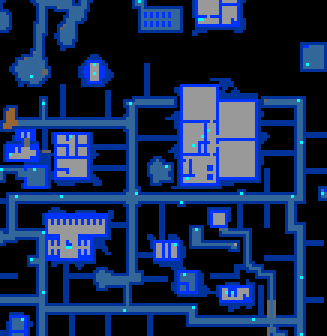
#> input picture waypoint-navigator/debug_bestmatch_crop.png, 109 x 112 px (shown 3 times larger)
$ python extract_anchors.py ../debug_bestmatch_crop.png
#> lines starting #> are read from the running program, lines starting #| are printed output that depends on the picture
"""Extract anchor templates from a game screenshot.

Coordinates determined from pixel analysis of 1920x1009 frames
(OBS Window Projection of Tibia Classic, standard layout).

Reference ROIs (calibrated at 1920x1080):
  hp_bar:      [12, 28, 769, 12]    (hpmp_config.json)
  mp_bar:      [788, 28, 768, 12]   (hpmp_config.json)
  minimap:     [1753, 30, 107, 109] (minimap_config.json)
  battle_list: [1569, 444, 162, 229](combat_config.json)

Usage:
    python tools/extract_anchors.py [screenshot_path]
"""

from __future__ import annotations

import json
import sys
from pathlib import Path

import cv2
import numpy as np

ROOT = Path(__file__).resolve().parent.parent          # waypoint-navigator/
PROJ = ROOT.parent                                     # frbit/
TEMPLATES_DIR = ROOT / "cache" / "templates"
ANCHORS_DIR = TEMPLATES_DIR / "anchors"

# Reference resolution the ROI configs were calibrated at
REF_W, REF_H = 1920, 1080

# Reference ROIs from config files
_REF_ROIS = {
    "hp_bar":      [12, 28, 769, 12],
    "mp_bar":      [788, 28, 768, 12],
    "minimap":     [1753, 30, 107, 109],
    "battle_list": [1569, 444, 162, 229],
}


def _scale(roi: list[int], sx: float, sy: float) -> tuple[int, int, int, int]:
    x, y, w, h = roi
    return int(x * sx), int(y * sy), int(w * sx), int(h * sy)


def _crop(img: np.ndarray, x: int, y: int, w: int, h: int) -> np.ndarray:
    H, W = img.shape[:2]
    return img[max(0, y):min(H, y + h), max(0, x):min(W, x + w)].copy()


def _find_dark_line_groups(
    gray: np.ndarray, panel_x: int = 1560, panel_w: int = 160, threshold: int = 20,
) -> list[tuple[int, int]]:
    """Find groups of dark horizontal lines in the right panel (section separators)."""
    H = gray.shape[0]
    strip = gray[:, panel_x:panel_x + panel_w]
    avg = strip.mean(axis=1)

    dark: list[int] = [y for y in range(H) if avg[y] < threshold]
    if not dark:
        return []

    groups: list[tuple[int, int]] = []
    start = prev = dark[0]
    for dl in dark[1:]:
        if dl - prev > 3:
            groups.append((start, prev))
            start = dl
        prev = dl
    groups.append((start, prev))
    return groups


def extract(src_path: str | Path) -> None:
    """Extract anchor templates from screenshot."""
#> called with src_path = '../debug_bestmatch_crop.png'
    src = Path(src_path)
    if not src.exists():
        print(f"ERROR: {src} not found"); sys.exit(1)

    img = cv2.imread(str(src))
#> img is the input picture: shape (112, 109, 3); mean B, G, R 81.8, 41, 19.8
    if img is None:
        print(f"ERROR: cannot read {src}"); sys.exit(1)

    H, W = img.shape[:2]
#> H = 112; W = 109
    sx, sy = W / REF_W, H / REF_H
#> sx = 0.0568; sy = 0.104
    print(f"Source: {src.name} ({W}x{H}), scale=({sx:.4f}, {sy:.4f})")
#| Source: debug_bestmatch_crop.png (109x112), scale=(0.0568, 0.1037)

    gray = cv2.cvtColor(img, cv2.COLOR_BGR2GRAY)
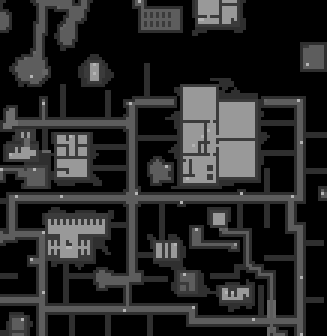
#> gray: shape (112, 109) (shown 3 times larger); min 0, max 179, mean 39.3

    # Scale reference ROIs to actual frame size
    rois = {name: _scale(roi, sx, sy) for name, roi in _REF_ROIS.items()}
    for name, (x, y, w, h) in rois.items():
        print(f"  {name}: x={x} y={y} w={w} h={h}")

    # Find section headers in right panel
    dark_groups = _find_dark_line_groups(gray)
#> in _find_dark_line_groups, `strip = gray[:, panel_x:panel_x + panel_w]`: strip = empty array
#> in _find_dark_line_groups, `dark: list[int] = [y for y in range(H) if avg[y] < threshold]`: dark = []
#> dark_groups = []
    print(f"\nDark-line groups (section borders): {len(dark_groups)}")
#| Dark-line groups (section borders): 0
    for i, (ys, ye) in enumerate(dark_groups):
        print(f"  [{i}] y={ys}-{ye}")
#> this loop made 0 passes

    # Identify battle list and inventory headers
    mm_x, mm_y, mm_w, mm_h = rois["minimap"]
#> mm_x = 99; mm_y = 3; mm_w = 6; mm_h = 11
    mm_bottom = mm_y + mm_h
#> mm_bottom = 14

    # First section header after minimap → battle list header
    bl_header_y = None
    for ys, _ye in dark_groups:
        if ys > mm_bottom - 20:
            bl_header_y = ys
            break

    # Second major section header (>150px below first) → inventory
    inv_header_y = None
    if bl_header_y is not None:
        for ys, _ye in dark_groups:
            if ys > bl_header_y + 150:
                inv_header_y = ys
                break

    # Chat area: scan bottom third for brightness transition
    bottom_strip = gray[H * 2 // 3:, :W // 3].mean(axis=1)
#> bottom_strip = 38 values, max 122.6 at index 3, min 12.78 at index 23, mean 46.51
    chat_y = H * 2 // 3
#> chat_y = 74
    for i in range(len(bottom_strip) - 5):
        # Look for text area start (brightness spike from messages)
        if bottom_strip[i] > 85:
            chat_y = H * 2 // 3 + i - 10
            break
#> this loop made 2 passes
#> chat_y on pass 2: 65

    print(f"\nDetected positions:")
    print(f"  Battle list header: y={bl_header_y}")
    print(f"  Inventory header:   y={inv_header_y}")
    print(f"  Chat area:          y={chat_y}")
#|   Chat area:          y=65

    # === Extract anchors ===
    ANCHORS_DIR.mkdir(parents=True, exist_ok=True)
    meta: dict[str, dict] = {}

    # 1. hp_bar_corner — left border of HP bar area
    hp_x, hp_y, hp_w, hp_h = rois["hp_bar"]
#> hp_x = 0; hp_y = 2; hp_w = 43; hp_h = 1
    ax, ay = max(0, hp_x - 12), max(0, hp_y - 12)
#> ax = 0
    patch = _crop(img, ax, ay, 30, 28)
#> in _crop, `return img[max(0, y):min(H, y + h), max(0, x):min(W, x + w)].copy()`:
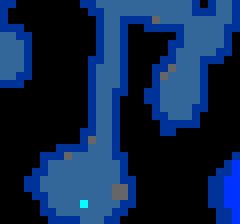
#> returned value: shape (28, 30, 3) (shown 8 times larger); mean of channels 0, 1, 2 73.9, 37.8, 13.8; drawn as B, G, R
    cv2.imwrite(str(ANCHORS_DIR / "hp_bar_corner.png"), patch)
    meta["hp_bar_corner"] = {
        "offset": [hp_x - ax, hp_y - ay],
        "expected_size": [hp_w, hp_h],
        "confidence": 0.70,
    }
    print(f"\n  hp_bar_corner: {patch.shape[1]}x{patch.shape[0]} from ({ax},{ay})")
#|   hp_bar_corner: 30x28 from (0,0)

    # 2. mp_bar_corner — left border of MP bar (HP/MP junction)
    mp_x, mp_y, mp_w, mp_h = rois["mp_bar"]
    ax, ay = max(0, mp_x - 12), max(0, mp_y - 12)
    patch = _crop(img, ax, ay, 30, 28)
#> call 2 of _crop, with x = 32, y = 0, w = 30, h = 28
#> in _crop (call 2), `return img[max(0, y):min(H, y + h), max(0, x):min(W, x + w)].copy()`:
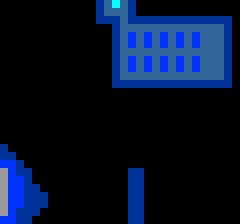
#> returned value: shape (28, 30, 3) (shown 8 times larger); mean of channels 0, 1, 2 40.9, 17.9, 5.8; drawn as B, G, R
    cv2.imwrite(str(ANCHORS_DIR / "mp_bar_corner.png"), patch)
    meta["mp_bar_corner"] = {
        "offset": [mp_x - ax, mp_y - ay],
        "expected_size": [mp_w, mp_h],
        "confidence": 0.70,
    }
    print(f"  mp_bar_corner: {patch.shape[1]}x{patch.shape[0]} from ({ax},{ay})")
#|   mp_bar_corner: 30x28 from (32,0)

    # 3. minimap_corner — top-left corner of minimap frame
    ax, ay = max(0, mm_x - 15), max(0, mm_y - 8)
    patch = _crop(img, ax, ay, 35, 35)
#> call 3 of _crop, with x = 84, y = 0, w = 35, h = 35
#> in _crop (call 3), `return img[max(0, y):min(H, y + h), max(0, x):min(W, x + w)].copy()`:
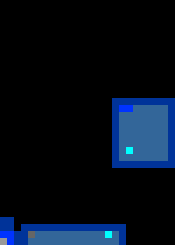
#> returned value: shape (35, 25, 3) (shown 7 times larger); mean of channels 0, 1, 2 26.1, 13.6, 4.8; drawn as B, G, R
    cv2.imwrite(str(ANCHORS_DIR / "minimap_corner.png"), patch)
    meta["minimap_corner"] = {
        "offset": [mm_x - ax, mm_y - ay],
        "expected_size": [mm_w, mm_h],
        "confidence": 0.70,
    }
    print(f"  minimap_corner: {patch.shape[1]}x{patch.shape[0]} from ({ax},{ay})")
#|   minimap_corner: 25x35 from (84,0)

    # 4. battle_list_header — section header strip
    if bl_header_y is not None:
        ax, ay = 1560, max(0, bl_header_y - 2)
        patch = _crop(img, ax, ay, 120, 12)
        # Content starts ~25px below header
        content_y = bl_header_y + 25
        bl_x = rois["battle_list"][0]
        cv2.imwrite(str(ANCHORS_DIR / "battle_list_header.png"), patch)
        meta["battle_list_header"] = {
            "offset": [bl_x - ax, content_y - ay],
            "expected_size": [rois["battle_list"][2], 200],
            "confidence": 0.65,
        }
        print(f"  battle_list_header: {patch.shape[1]}x{patch.shape[0]} from ({ax},{ay})")
    else:
        print("  WARNING: battle_list_header not found")

    # 5. inventory_header — second section header
    if inv_header_y is not None:
        ax, ay = 1560, max(0, inv_header_y - 2)
        patch = _crop(img, ax, ay, 120, 12)
        cv2.imwrite(str(ANCHORS_DIR / "inventory_header.png"), patch)
        meta["inventory_header"] = {
            "offset": [9, 27],
            "expected_size": [162, 100],
            "confidence": 0.65,
        }
        print(f"  inventory_header: {patch.shape[1]}x{patch.shape[0]} from ({ax},{ay})")
    else:
        print("  WARNING: inventory_header not found")

    # 6. chat_header — chat console top area
    ax, ay = 5, max(0, chat_y - 3)
#> ax = 5; ay = 62
    patch = _crop(img, ax, ay, 120, 16)
    cv2.imwrite(str(ANCHORS_DIR / "chat_header.png"), patch)
    meta["chat_header"] = {
        "offset": [0, 16],
        "expected_size": [400, 200],
        "confidence": 0.60,
    }
    print(f"  chat_header: {patch.shape[1]}x{patch.shape[0]} from ({ax},{ay})")
#|   chat_header: 104x16 from (5,62)

    # === Save meta JSON ===
    meta_path = ANCHORS_DIR / "anchors_meta.json"
    meta_path.write_text(json.dumps(meta, indent=2), encoding="utf-8")
    print(f"\n  anchors_meta.json saved ({len(meta)} entries)")
#|   anchors_meta.json saved (4 entries)

    # === Validate ===
    ok = 0
    for name in meta:
        p = ANCHORS_DIR / f"{name}.png"
        a = cv2.imread(str(p))
        if a is not None and a.size > 0:
            print(f"  OK {name}: {a.shape[1]}x{a.shape[0]}")
#|   OK hp_bar_corner: 30x28
            ok += 1
        else:
            print(f"  FAIL {name}")

    print(f"\nDone! {ok}/{len(meta)} anchors extracted to {ANCHORS_DIR}")
#| Done! 4/4 anchors extracted to waypoint-navigator/cache/templates/anchors


def main() -> None:
    if len(sys.argv) > 1:
        src = sys.argv[1]
    else:
        # Use the clean Hotkey screenshot (no colored overlays)
        candidates = [
            PROJ / "image" / "2026-03-01_124142220_Hiyoko San_Hotkey.png",
            PROJ / "image" / "annotated_rois.png",
        ]
        src = None
        for c in candidates:
            if c.exists():
                src = str(c)
                break
        if src is None:
            print("ERROR: No screenshot found. Pass path as argument.")
            sys.exit(1)

    extract(src)


if __name__ == "__main__":
    main()
